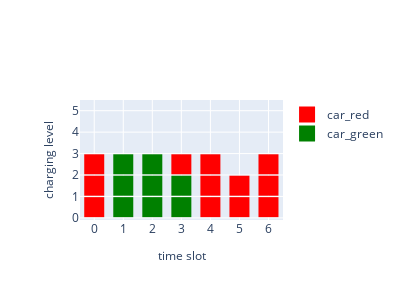

Here is the notebook cell this chart was saved with:
### Code cell
fig = plot_charging_schedule(charging_unit, p_min, marker_size=20)
fig.update_layout(width=400, height=300)
fig.show()

### Figure 1 — Plotly figure (JSON) as saved in the notebook; plotly's stock layout.template omitted (floating-point values rounded to 4 significant figures)
{"data": [{"marker": {"color": "green", "size": 20, "symbol": "square"}, "mode": "markers", "name": "car_green", "showlegend": true, "type": "scatter", "x": [], "y": []}, {"marker": {"color": "red", "size": 20, "symbol": "square"}, "mode": "markers", "name": "car_red", "showlegend": true, "type": "scatter", "x": [0.5, 0.5, 0.5], "y": [0, 1, 2]}, {"marker": {"color": "green", "size": 20, "symbol": "square"}, "mode": "markers", "name": "car_green", "showlegend": true, "type": "scatter", "x": [1.5, 1.5, 1.5], "y": [0, 1, 2]}, {"marker": {"color": "red", "size": 20, "symbol": "square"}, "mode": "markers", "name": "car_red", "showlegend": false, "type": "scatter", "x": [], "y": []}, {"marker": {"color": "green", "size": 20, "symbol": "square"}, "mode": "markers", "name": "car_green", "showlegend": false, "type": "scatter", "x": [2.5, 2.5, 2.5], "y": [0, 1, 2]}, {"marker": {"color": "red", "size": 20, "symbol": "square"}, "mode": "markers", "name": "car_red", "showlegend": false, "type": "scatter", "x": [], "y": []}, {"marker": {"color": "green", "size": 20, "symbol": "square"}, "mode": "markers", "name": "car_green", "showlegend": false, "type": "scatter", "x": [3.5, 3.5], "y": [0, 1]}, {"marker": {"color": "red", "size": 20, "symbol": "square"}, "mode": "markers", "name": "car_red", "showlegend": false, "type": "scatter", "x": [3.5], "y": [2]}, {"marker": {"color": "green", "size": 20, "symbol": "square"}, "mode": "markers", "name": "car_green", "showlegend": false, "type": "scatter", "x": [], "y": []}, {"marker": {"color": "red", "size": 20, "symbol": "square"}, "mode": "markers", "name": "car_red", "showlegend": false, "type": "scatter", "x": [4.5, 4.5, 4.5], "y": [0, 1, 2]}, {"marker": {"color": "green", "size": 20, "symbol": "square"}, "mode": "markers", "name": "car_green", "showlegend": false, "type": "scatter", "x": [], "y": []}, {"marker": {"color": "red", "size": 20, "symbol": "square"}, "mode": "markers", "name": "car_red", "showlegend": false, "type": "scatter", "x": [5.5, 5.5], "y": [0, 1]}, {"marker": {"color": "green", "size": 20, "symbol": "square"}, "mode": "markers", "name": "car_green", "showlegend": false, "type": "scatter", "x": [], "y": []}, {"marker": {"color": "red", "size": 20, "symbol": "square"}, "mode": "markers", "name": "car_red", "showlegend": false, "type": "scatter", "x": [6.5, 6.5, 6.5], "y": [0, 1, 2]}], "layout": {"height": 300, "width": 400, "xaxis": {"dtick": 1, "range": [0.01, 7], "tick0": 1, "ticktext": [0, 1, 2, 3, 4, 5, 6], "tickvals": [0.5, 1.5, 2.5, 3.5, 4.5, 5.5, 6.5], "title": {"font": {"size": 12}, "text": "time slot"}}, "yaxis": {"range": [-0.6, 5], "ticktext": [0, 1, 2, 3, 4, 5], "tickvals": [-0.5, 0.5, 1.5, 2.5, 3.5, 4.5], "title": {"font": {"size": 12}, "text": "charging level"}, "zeroline": false}}}
